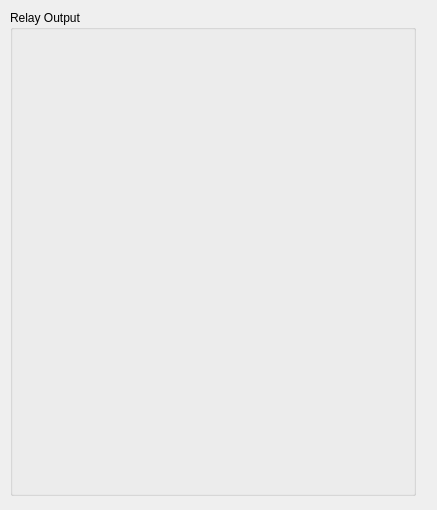
<?xml version="1.0" encoding="UTF-8"?>
<ui version="4.0">
 <class>QIoExpendSettingDialog</class>
 <widget class="QDialog" name="QIoExpendSettingDialog">
  <property name="geometry">
   <rect>
    <x>0</x>
    <y>0</y>
    <width>437</width>
    <height>510</height>
   </rect>
  </property>
  <property name="windowTitle">
   <string>Dialog</string>
  </property>
  <widget class="QGroupBox" name="groupBoxIoButtons">
   <property name="geometry">
    <rect>
     <x>10</x>
     <y>10</y>
     <width>406</width>
     <height>486</height>
    </rect>
   </property>
   <property name="title">
    <string>Relay Output</string>
   </property>
   <widget class="QWidget" name="gridLayoutWidget">
    <property name="geometry">
     <rect>
      <x>10</x>
      <y>20</y>
      <width>386</width>
      <height>486</height>
     </rect>
    </property>
    <layout class="QGridLayout" name="gridLayout"/>
   </widget>
  </widget>
 </widget>
 <resources/>
 <connections/>
</ui>
